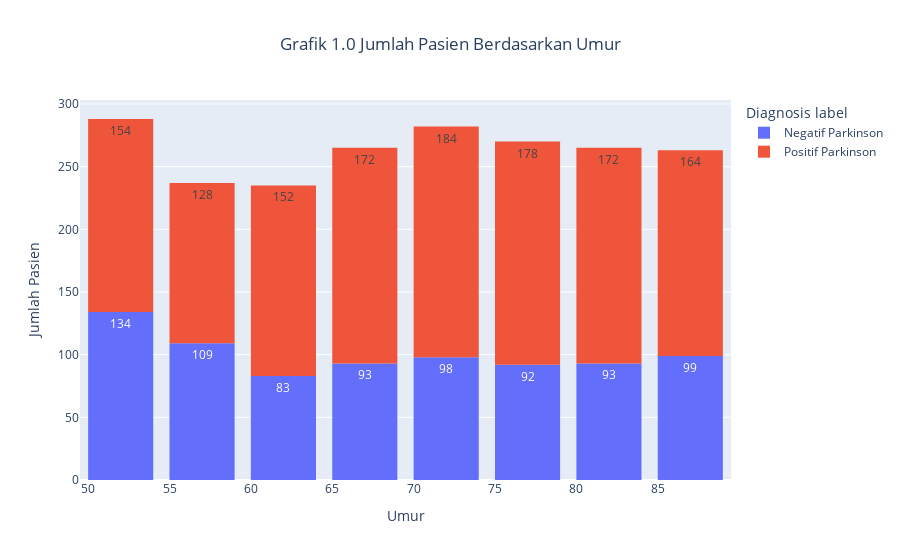
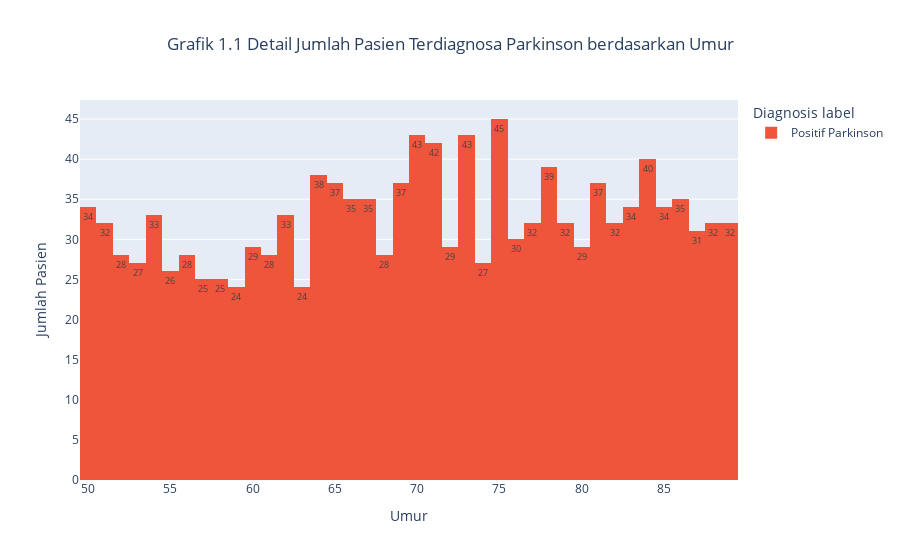
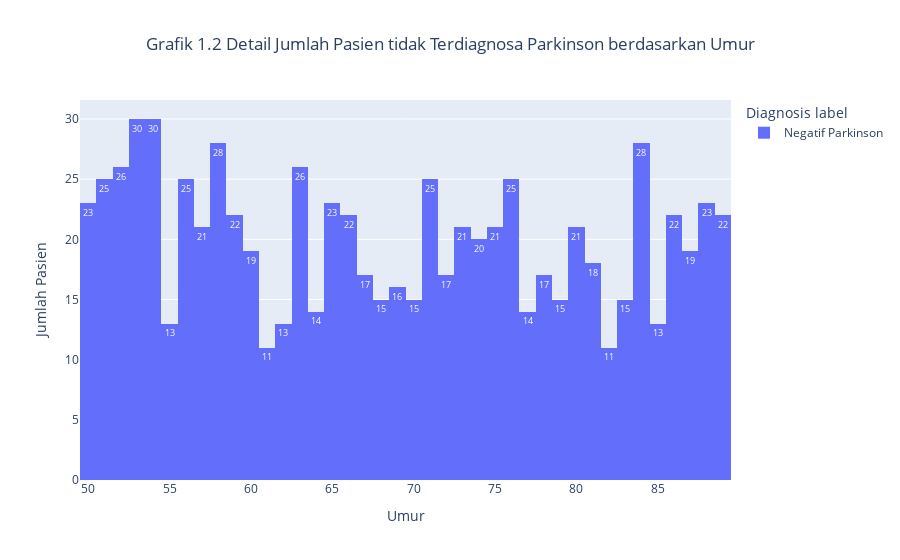

The cell these charts' notebook holds for them, in order:
### Markdown cell above
#### 1. Analisis Umur Pasien Lanjut Usia

### Code cell
# Pembuatan figure berisi historgram ngelompokkan identifikasi diagnosis berdasarkan umur pasien
fig_1_0 = px.histogram(df_analysis.groupby(['Umur','Diagnosis label'])['Pasien ID'].count().reset_index(), 
             x = 'Umur', 
             y = 'Pasien ID',
             title = 'Grafik 1.0 Jumlah Pasien Berdasarkan Umur',
             nbins = 15,
             text_auto = True,
             color = 'Diagnosis label'
             )
fig_1_0.update_layout(bargap = 0.2, yaxis_title = 'Jumlah Pasien', title_x = 0.5)
fig_1_0.show()

# Pembuatan ngelompokan dataframe berdasarkan kondisi diagnosis
df_analysis_diagnosis_0 = df_analysis[df_analysis['Diagnosis'] == 0]
df_analysis_diagnosis_1 = df_analysis[df_analysis['Diagnosis'] == 1]

# Pembuatan figure berisi grafik bar untuk melihat jumlah pasien pada setiap umur yang terkena penyakit Parkinson
df_analysis_1_diagnosis = df_analysis_diagnosis_1.groupby(['Umur','Diagnosis label'])['Pasien ID'].count().reset_index()
fig_1_1 = px.histogram(df_analysis_1_diagnosis, 
             x='Umur', 
             y='Pasien ID',
             title='Grafik 1.1 Detail Jumlah Pasien Terdiagnosa Parkinson berdasarkan Umur',
             nbins = 40,
             text_auto = True,
             color='Diagnosis label',
             color_discrete_sequence=['#ef553b']
             )
fig_1_1.update_layout(yaxis_title='Jumlah Pasien',title_x = 0.5)
fig_1_1.show()

# Pembuatan figure berisi grafik bar untuk melihat jumlah pasien pada setiap umur yang tidak terkena penyakit Parkinson
df_analysis_1_no_diagnosis = df_analysis_diagnosis_0.groupby(['Umur','Diagnosis label'])['Pasien ID'].count().reset_index()
fig_1_2 = px.histogram(df_analysis_1_no_diagnosis, 
             x='Umur', 
             y='Pasien ID',
             title='Grafik 1.2 Detail Jumlah Pasien tidak Terdiagnosa Parkinson berdasarkan Umur',
             nbins = 40,
             text_auto = True,
             color='Diagnosis label',
             )
fig_1_2.update_layout(yaxis_title='Jumlah Pasien',title_x = 0.5)
fig_1_2.show()

### Figure 1 — Plotly figure (JSON) as saved in the notebook; plotly's stock layout.template omitted (floating-point values rounded to 4 significant figures)
{"data": [{"alignmentgroup": "True", "bingroup": "x", "histfunc": "sum", "hovertemplate": "Diagnosis label=Negatif Parkinson<br>Umur=%{x}<br>sum of Pasien ID=%{y}<extra></extra>", "legendgroup": "Negatif Parkinson", "marker": {"color": "#636efa", "pattern": {"shape": ""}}, "name": "Negatif Parkinson", "nbinsx": 15, "offsetgroup": "Negatif Parkinson", "orientation": "v", "showlegend": true, "texttemplate": "%{value}", "type": "histogram", "x": [50, 51, 52, 53, 54, 55, 56, 57, 58, 59, 60, 61, 62, 63, 64, 65, 66, 67, 68, 69, 70, 71, 72, 73, 74, 75, 76, 77, 78, 79, 80, 81, 82, 83, 84, 85, 86, 87, 88, 89], "xaxis": "x", "y": [23, 25, 26, 30, 30, 13, 25, 21, 28, 22, 19, 11, 13, 26, 14, 23, 22, 17, 15, 16, 15, 25, 17, 21, 20, 21, 25, 14, 17, 15, 21, 18, 11, 15, 28, 13, 22, 19, 23, 22], "yaxis": "y"}, {"alignmentgroup": "True", "bingroup": "x", "histfunc": "sum", "hovertemplate": "Diagnosis label=Positif Parkinson<br>Umur=%{x}<br>sum of Pasien ID=%{y}<extra></extra>", "legendgroup": "Positif Parkinson", "marker": {"color": "#EF553B", "pattern": {"shape": ""}}, "name": "Positif Parkinson", "nbinsx": 15, "offsetgroup": "Positif Parkinson", "orientation": "v", "showlegend": true, "texttemplate": "%{value}", "type": "histogram", "x": [50, 51, 52, 53, 54, 55, 56, 57, 58, 59, 60, 61, 62, 63, 64, 65, 66, 67, 68, 69, 70, 71, 72, 73, 74, 75, 76, 77, 78, 79, 80, 81, 82, 83, 84, 85, 86, 87, 88, 89], "xaxis": "x", "y": [34, 32, 28, 27, 33, 26, 28, 25, 25, 24, 29, 28, 33, 24, 38, 37, 35, 35, 28, 37, 43, 42, 29, 43, 27, 45, 30, 32, 39, 32, 29, 37, 32, 34, 40, 34, 35, 31, 32, 32], "yaxis": "y"}], "layout": {"bargap": 0.2, "barmode": "relative", "legend": {"title": {"text": "Diagnosis label"}, "tracegroupgap": 0}, "title": {"text": "Grafik 1.0 Jumlah Pasien Berdasarkan Umur", "x": 0.5}, "xaxis": {"anchor": "y", "domain": [0, 1], "title": {"text": "Umur"}}, "yaxis": {"anchor": "x", "domain": [0, 1], "title": {"text": "Jumlah Pasien"}}}}

### Figure 2 — Plotly figure (JSON) as saved in the notebook; plotly's stock layout.template omitted (floating-point values rounded to 4 significant figures)
{"data": [{"alignmentgroup": "True", "bingroup": "x", "histfunc": "sum", "hovertemplate": "Diagnosis label=Positif Parkinson<br>Umur=%{x}<br>sum of Pasien ID=%{y}<extra></extra>", "legendgroup": "Positif Parkinson", "marker": {"color": "#ef553b", "pattern": {"shape": ""}}, "name": "Positif Parkinson", "nbinsx": 40, "offsetgroup": "Positif Parkinson", "orientation": "v", "showlegend": true, "texttemplate": "%{value}", "type": "histogram", "x": [50, 51, 52, 53, 54, 55, 56, 57, 58, 59, 60, 61, 62, 63, 64, 65, 66, 67, 68, 69, 70, 71, 72, 73, 74, 75, 76, 77, 78, 79, 80, 81, 82, 83, 84, 85, 86, 87, 88, 89], "xaxis": "x", "y": [34, 32, 28, 27, 33, 26, 28, 25, 25, 24, 29, 28, 33, 24, 38, 37, 35, 35, 28, 37, 43, 42, 29, 43, 27, 45, 30, 32, 39, 32, 29, 37, 32, 34, 40, 34, 35, 31, 32, 32], "yaxis": "y"}], "layout": {"barmode": "relative", "legend": {"title": {"text": "Diagnosis label"}, "tracegroupgap": 0}, "title": {"text": "Grafik 1.1 Detail Jumlah Pasien Terdiagnosa Parkinson berdasarkan Umur", "x": 0.5}, "xaxis": {"anchor": "y", "domain": [0, 1], "title": {"text": "Umur"}}, "yaxis": {"anchor": "x", "domain": [0, 1], "title": {"text": "Jumlah Pasien"}}}}

### Figure 3 — Plotly figure (JSON) as saved in the notebook; plotly's stock layout.template omitted (floating-point values rounded to 4 significant figures)
{"data": [{"alignmentgroup": "True", "bingroup": "x", "histfunc": "sum", "hovertemplate": "Diagnosis label=Negatif Parkinson<br>Umur=%{x}<br>sum of Pasien ID=%{y}<extra></extra>", "legendgroup": "Negatif Parkinson", "marker": {"color": "#636efa", "pattern": {"shape": ""}}, "name": "Negatif Parkinson", "nbinsx": 40, "offsetgroup": "Negatif Parkinson", "orientation": "v", "showlegend": true, "texttemplate": "%{value}", "type": "histogram", "x": [50, 51, 52, 53, 54, 55, 56, 57, 58, 59, 60, 61, 62, 63, 64, 65, 66, 67, 68, 69, 70, 71, 72, 73, 74, 75, 76, 77, 78, 79, 80, 81, 82, 83, 84, 85, 86, 87, 88, 89], "xaxis": "x", "y": [23, 25, 26, 30, 30, 13, 25, 21, 28, 22, 19, 11, 13, 26, 14, 23, 22, 17, 15, 16, 15, 25, 17, 21, 20, 21, 25, 14, 17, 15, 21, 18, 11, 15, 28, 13, 22, 19, 23, 22], "yaxis": "y"}], "layout": {"barmode": "relative", "legend": {"title": {"text": "Diagnosis label"}, "tracegroupgap": 0}, "title": {"text": "Grafik 1.2 Detail Jumlah Pasien tidak Terdiagnosa Parkinson berdasarkan Umur", "x": 0.5}, "xaxis": {"anchor": "y", "domain": [0, 1], "title": {"text": "Umur"}}, "yaxis": {"anchor": "x", "domain": [0, 1], "title": {"text": "Jumlah Pasien"}}}}
